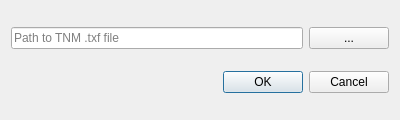
<?xml version="1.0" encoding="UTF-8"?>
<ui version="4.0">
 <class>TNMReaderDialogBase</class>
 <widget class="QDialog" name="TNMReaderDialogBase">
  <property name="geometry">
   <rect>
    <x>0</x>
    <y>0</y>
    <width>400</width>
    <height>120</height>
   </rect>
  </property>
  <property name="windowTitle">
   <string>TNM Reader</string>
  </property>
  <layout class="QVBoxLayout" name="verticalLayout">
   <item>
    <layout class="QHBoxLayout" name="horizontalLayout">
     <item>
      <widget class="QLineEdit" name="lineEdit">
       <property name="placeholderText">
        <string>Path to TNM .txf file</string>
       </property>
      </widget>
     </item>
     <item>
      <widget class="QPushButton" name="selectFileButton">
       <property name="text">
        <string>...</string>
       </property>
      </widget>
     </item>
    </layout>
   </item>
   <item>
    <widget class="QDialogButtonBox" name="buttonBox">
     <property name="orientation">
      <enum>Qt::Horizontal</enum>
     </property>
     <property name="standardButtons">
      <set>QDialogButtonBox::Cancel|QDialogButtonBox::Ok</set>
     </property>
    </widget>
   </item>
  </layout>
 </widget>
 <resources/>
 <connections/>
</ui>
